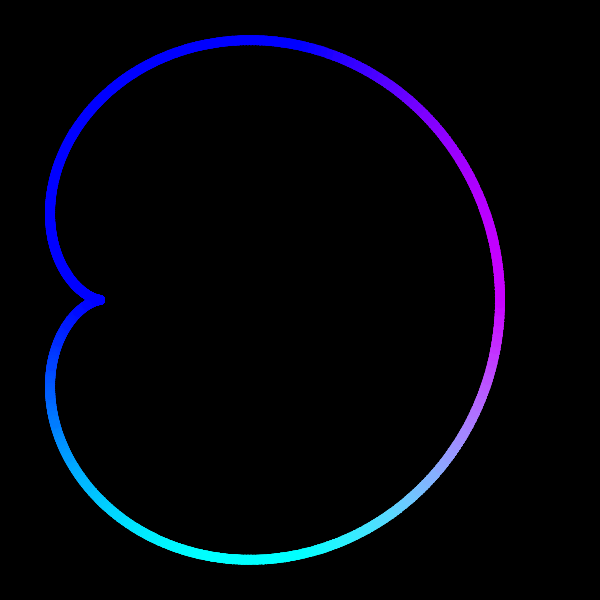
Frame 1 (no input)
Frame 60 (no input): identical to frame 1, image omitted
Frame 120 (the mouse pressed at the canvas centre since frame 60): identical to frame 1, image omitted

The p5.js sketch that drew this single still picture (run headless with seeded random() and noise() and a simulated clock; from frame 60 on, the mouse is pressed at the canvas centre):

// p5.js sketch
// ── sketch.js
let canvas;
let dots;
let a=0;
function setup() {
	canvas = createCanvas(600, 600);
	canvas.position((windowWidth - width) / 2,(windowHeight - height) / 2);
	noStroke();
	dots = 2000;
}

function draw() {
	translate(width/2, height/2);
	background(0);
	fill(255);
	let a = 1;
	for(let i = 0; i < dots; i++){
		let angle = a * i;
		let x = cos(angle) + 1/2 + 1/2 * cos(2*angle);
		let y = sin(angle) + 1/2 * sin(2*angle);
		x = map(x, 0, 2, -width/3, +width/3);
		y = map(y, -1, 1, height/3, -height/3);
		fill(x, y, 255 );
		ellipse(x, y, 10);
	}
}
